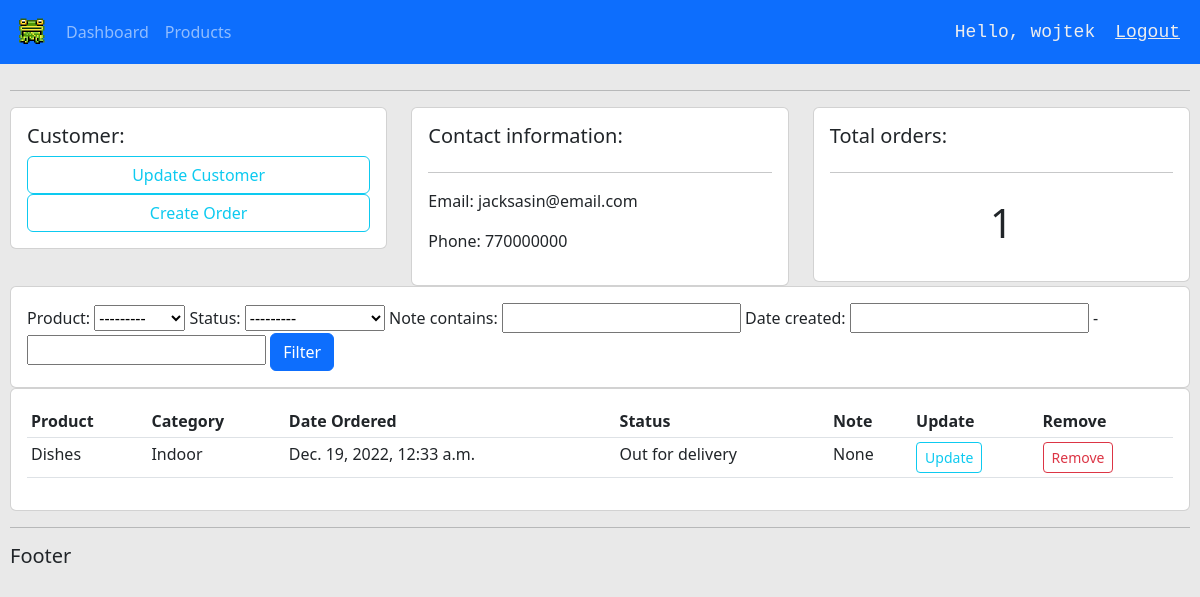
The app's page /customer/4 (signed in), older data.
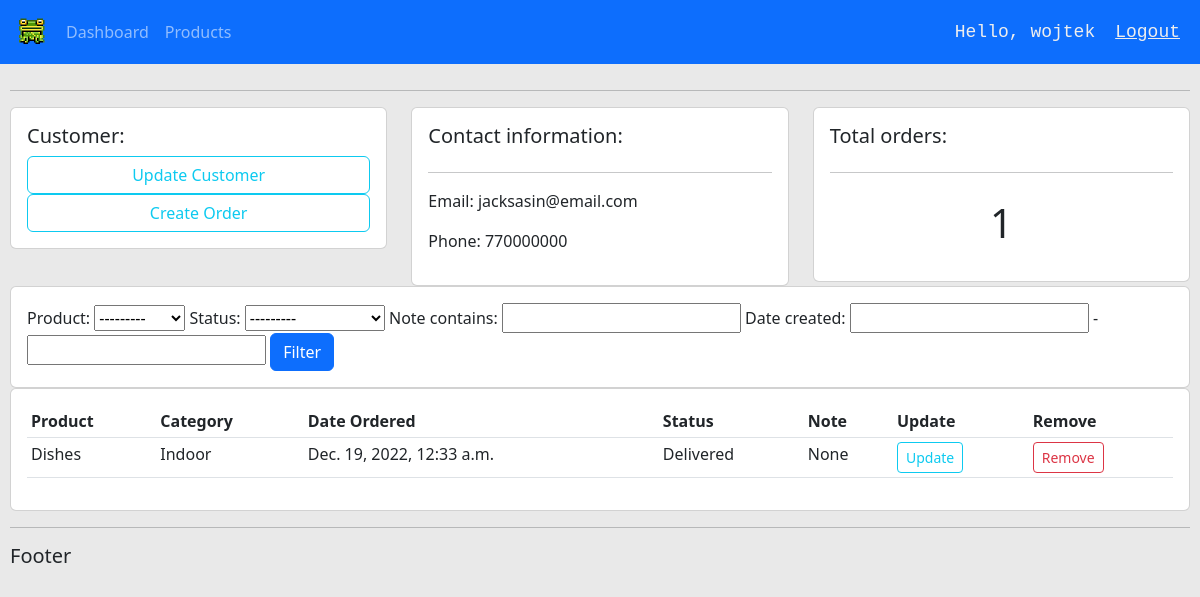
The same page, newer data.
### accounts/models.py (models this page shows, shortened)
class Customer(models.Model):
    name = models.CharField(max_length=200, null=True)
    phone = models.CharField(max_length=200, null=True)
    email = models.EmailField(null=True)
    date_created = models.DateTimeField(auto_now_add=True, null=True)

class Order(models.Model):
    STATUS = (
        ("Pending", "Pending"),
        ("Out for delivery", "Out for delivery"),
        ("Delivered", "Delivered"),
    )
    customer = models.ForeignKey(Customer, null=True, on_delete=models.SET_NULL)
    product = models.ForeignKey(Product, null=True, on_delete=models.SET_NULL)
    status = models.CharField(max_length=200, null=True, choices=STATUS)
    date_created = models.DateTimeField(auto_now_add=True, null=True)
    note = models.CharField(max_length=200, null=True)

class Product(models.Model):
    CATEGORY = (
        ("Indoor", "Indoor"),
        ("Out Door", "Out Door"),
    )
    name = models.CharField(max_length=200, null=True)
    price = models.FloatField(null=True)
    category = models.CharField(max_length=200, null=True, choices=CATEGORY)
    description = models.TextField(null=True, blank=True)
    date_created = models.DateTimeField(auto_now_add=True, null=True)
    tags = models.ManyToManyField(Tag)
    def __str__(self) -> str:
        return self.name

### accounts/views.py (the view)
# urls.py: path('customer/<int:pk>', views.customer, name = "customer"),
@login_required(login_url='login')
def customer(request, pk):
    customer = Customer.objects.get(pk=pk)
    customer_orders = customer.order_set.all()
    total_orders = customer_orders.count()
    orderfilter = OrderFilter(request.GET, queryset = customer_orders)
    customer_orders = orderfilter.qs
    CONTEXT = {
        "customer" : customer,
        "customer_orders" : customer_orders,
        "total_orders" : total_orders,
        "orderfilter" : orderfilter,
    }
    return render(request, 'accounts/customer.html', CONTEXT)

### accounts/templates/accounts/customer.html
{% extends 'accounts/main.html' %}
{% block content %}
<hr>
<div class='row'>
    <div class="col-md">
            <div class="card card-body">
                <h5> Customer: </h5>
                <a class="btn btn-outline-info btn-block" href="{% url 'update_customer' customer.pk %}" role="button">Update Customer</a>
                <a href="{% url 'create_order' customer.pk %}" class="btn btn-outline-info btn-block"  role="button">Create Order</a>
            </div>
    </div>
    <div class="col-md">
        <div class="card card-body">
            <h5> Contact information:</h5>
            <hr>
            <p> Email: {{customer.email}} </p>
            <p> Phone: {{customer.phone}}</p>
        </div>
    </div>
    <div class="col-md">
        <div class="card card-body">
            <h5> Total orders:</h5>
            <hr>
            <h1 style="text-align: center; padding: 10px">{{total_orders}}</h1>
        </div>
    </div>
</div>
<div class='row'>
    <div class="col-md">
            <div class="card card-body">
                <form method='get'>
                    {{orderfilter.form}}
                    <button class="btn btn-primary" type="submit" role="button">Filter</button>
                </form>
            </div>
    </div>
</div>
<div class='row'>
    <div class="col-md">
            <div class="card card-body">
                <table class="table table-sm">
                    <tr>
                    <th scope="col">Product</th>
                    <th scope="col">Category</th>
                    <th scope="col">Date Ordered</th>
                    <th scope="col">Status</th>
                    <th scope="col">Note</th>
                    <th scope="col">Update</th>
                    <th scope="col">Remove</th>
                    </tr>
                    {% for order in customer_orders %}
                    <tr>
                    <td>{{ order.product.name }}</td>
                    <td>{{ order.product.category }}</td>
                    <td>{{ order.date_created }}</td>
                    <td>{{ order.status }}</td>
                    <td>{{ order.note }}</td>
                    <td><a href="{% url 'update_order' order.pk %}" class="btn btn-outline-info btn-sm">Update</a></td>
                    <td><a href="{% url 'remove_order' order.pk %}" class="btn btn-outline-danger btn-sm">Remove</a></td>
                    </tr>
                    {% endfor %}
                </table>
            </div>
    </div>
</div>
{% endblock content %}

### accounts/templates/accounts/main.html (shortened to what this page needs)
{% load static %}
<!DOCTYPE html>
<html>
<head>
    <link href="https://cdn.jsdelivr.net/npm/bootstrap@5.2.3/dist/css/bootstrap.min.css" rel="stylesheet">
    <link href="{% static 'css/main.css' %}" rel="stylesheet" type="text/css">
</head>
<body>
    {% include 'accounts/navbar.html' %}
    <div style="padding: 10px;">
    {% block content %}
    {% endblock content %}
    <hr>
    <h5> Footer </h5>
    </div>
</body>
</html>

### accounts/templates/accounts/navbar.html (shortened to what this page needs)
{% load static %}
<nav class="navbar navbar-expand-lg navbar-dark bg-primary">
    <img style="padding-left: 10px;" src={%static 'images/the-pepe-frog.png'%}>
    <div class="collapse navbar-collapse" id="navbarNav">
      <ul class="navbar-nav">
        <li class="nav-item active">
          <a href = "{% url 'home' %}" class="nav-link">Dashboard </a>
        </li>
        <li class="nav-item">
          <a href = "{% url 'products' %}" class="nav-link" >Products</a>
        </li>
      </ul>
    </div>
    <span class="navbar-hello-logout"> Hello, {{request.user}}</span>
    <span> <a class="navbar-hello-logout" href="{% url 'logout' %}"> Logout</a></span>
  </nav>

### static/css/main.css (style rules this page uses)
body { background-color: #e8e8e8ed; }

### accounts/templates/accounts/navbar.html (style rules this page uses)
.navbar-hello-logout { font-size: 18px; color: #eee; margin-right: 20px; font-family: Consolas,monaco,monospace; }

Row changes from the older to the newer data that the page shows:
changed Order "None": status "Out for delivery" → "Delivered"
